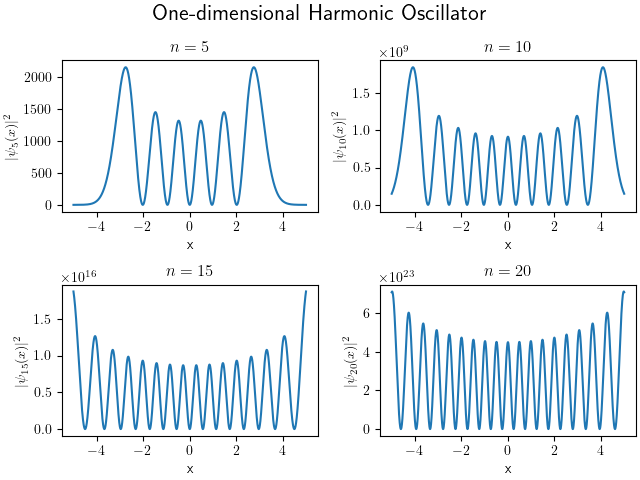

This figure's Python source:
import matplotlib.pyplot as plt
import numpy as np
import matplotlib
import scipy.special as spec
from math import e

matplotlib.rcParams['text.usetex'] = True

x = np.linspace(-5, 5, 10000)


def one_d(x, c):
    y = (spec.eval_hermite(c, x)**2) * (e**(-(x**2)))
    return y


fig, axs = plt.subplots(2, 2, constrained_layout=True)

fig.suptitle('One-dimensional Harmonic Oscillator', fontsize=16)

axs[0, 0].plot(x, one_d(x, 5))
axs[0, 0].set_xlabel('x')
axs[0, 0].set_ylabel(r'$|\psi_5(x)|^2$')
axs[0, 0].set_title(r'$n=5$')

axs[0, 1].plot(x, one_d(x, 10))
axs[0, 1].set_xlabel('x')
axs[0, 1].set_ylabel(r'$|\psi_{10}(x)|^2$')
axs[0, 1].set_title(r'$n=10$')

axs[1, 0].plot(x, one_d(x, 15))
axs[1, 0].set_xlabel('x')
axs[1, 0].set_ylabel(r'$|\psi_{15}(x)|^2$')
axs[1, 0].set_title(r'$n=15$')

axs[1, 1].plot(x, one_d(x, 20))
axs[1, 1].set_xlabel('x')
axs[1, 1].set_ylabel(r'$|\psi_{20}(x)|^2$')
axs[1, 1].set_title(r'$n=20$')

fig.savefig('plot_x.png')
plt.show()
